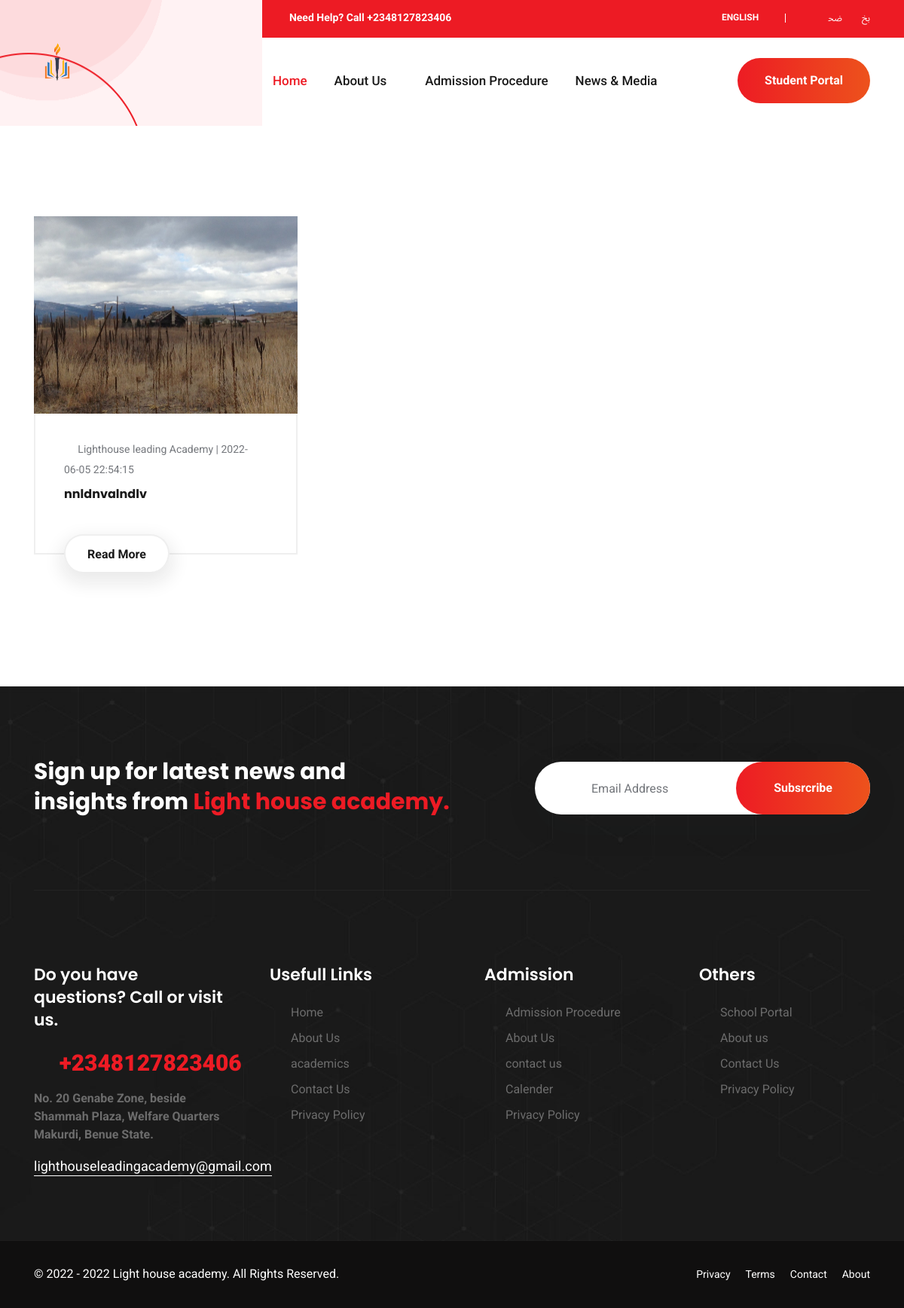
Screenshot of /blog.php with the database file from the repository.
### tables this page shows
CREATE TABLE IF NOT EXISTS `images` (
  `id` int(11) NOT NULL AUTO_INCREMENT,
  `file_name` varchar(100) NOT NULL,
  `uploaded_on` datetime DEFAULT NULL,
  `groupid` text,
  `title` text NOT NULL,
  `details` text NOT NULL,
  `category` int(2) NOT NULL DEFAULT '0',
  PRIMARY KEY (`id`)
);

### blog.php (the view, shortened to what this page needs)
<?php
function safe_encode($string) {
    return strtr(base64_encode($string), '+/=', '-_-');
}
?><!DOCTYPE html>
<html lang="en">
<head>
<link rel="stylesheet" href="assets/css/bootstrap.css" />
<link rel="stylesheet" href="assets/css/animate.css" />
<link rel="stylesheet" href="assets/css/themewar-font.css" />
<link rel="stylesheet" href="assets/css/quera-icon.css" />
<link rel="stylesheet" href="assets/css/owl.carousel.min.css">
<link rel="stylesheet" href="assets/css/owl.theme.default.min.css">
<link rel="stylesheet" href="assets/css/jquery.datetimepicker.min.css">
<link rel="stylesheet" href="assets/css/nice-select.css">
<link rel="stylesheet" href="assets/css/lightcase.css">
<link rel="stylesheet" type="text/css" href="assets/css/settings.css">
<link rel="stylesheet" href="assets/css/preset.css" />
<link rel="stylesheet" href="assets/css/ignore_for_wp.css" />
<link rel="stylesheet" href="assets/css/theme.css" />
<link rel="stylesheet" href="assets/css/responsive.css" />
</head>
<body>
<?php include "header2.php";?>
<section class="blogPage">
<div class="container largeContainer">
<div class="row">
 <?php include 'cms/dbConfig.php';
                    $query = $db->query("SELECT * FROM images where category='1' GROUP BY groupid ORDER BY uploaded_on DESC");
                    if($query->num_rows > 0){
                        while($row = $query->fetch_assoc()){
                        ?>
<div class="col-lg-4 col-md-6">
<div class="blogItem03 bbrm">
<div class="blogThumb">
<img src="cms/<?php echo $row['file_name'];?>" alt="">
</div>
<div class="blogContent">
<div class="bmeta">
<span><i class="twi-folder2"></i><a href="">Lighthouse leading Academy | <?php echo  $row['uploaded_on'];?> <a></span>
</div>
<h6><a href="view_blog.php?groupid=<?php echo safe_encode($row['groupid']);?>"><?php echo  $row['title'];?></a></h6>
<a class="rm_more" href="view_blog.php?groupid=<?php echo safe_encode($row['groupid']);?>">Read More <?php ?></a>
</div>
</div>
</div>
                        <?php }
                    }else{ ?>
                        <p>No Post found...</p>
                <?php } ?>
</div>
</div>
</section>
<?php include "footer.php";?>
</body>
</html>

### rows the page displays
images: file_name (picture), uploaded_on "2022-06-05 22:54:15", title "nnldnvalndlv"
